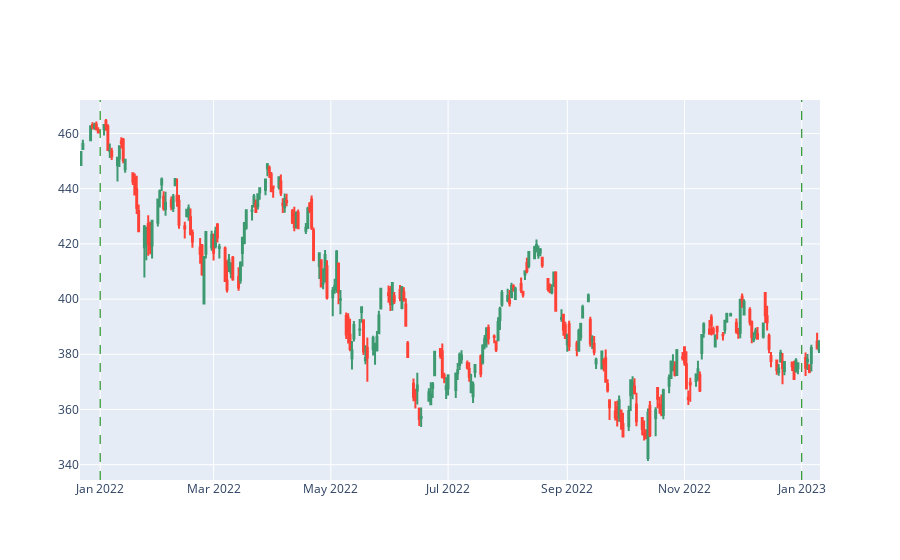

Source (notebook cell):
### Code cell
import importlib
import entities.chart
from datetime import datetime

importlib.reload(entities.chart)
tickerSymbol = 'SPY'  # Example with Apple Inc. -> AAPL
period='1d'
start=datetime(2022, 1, 10)
end=datetime(2023, 1, 10)
chart = entities.chart.ChartInstance(tickerSymbol, (start, end), period)
chart.get_figure().show()

### Figure 1 — Plotly figure (JSON) as saved in the notebook; plotly's stock layout.template omitted (floating-point values rounded to 4 significant figures; data arrays with more than 128 entries replaced by an {"elided": "..."} marker saying what was removed)
{"data": [{"close": {"elided": "264 float values"}, "high": {"elided": "264 float values"}, "low": {"elided": "264 float values"}, "name": "Candlestick", "open": {"elided": "264 float values"}, "type": "candlestick", "x": {"elided": "264 str values"}}], "layout": {"shapes": [{"line": {"color": "green", "dash": "dash", "width": 1}, "type": "line", "x0": "2022-01-01T00:00:00", "x1": "2022-01-01T00:00:00", "xref": "x", "y0": 0, "y1": 1, "yref": "y domain"}, {"line": {"color": "green", "dash": "dash", "width": 1}, "type": "line", "x0": "2023-01-01T00:00:00", "x1": "2023-01-01T00:00:00", "xref": "x", "y0": 0, "y1": 1, "yref": "y domain"}], "xaxis": {"rangeslider": {"visible": false}}}}
